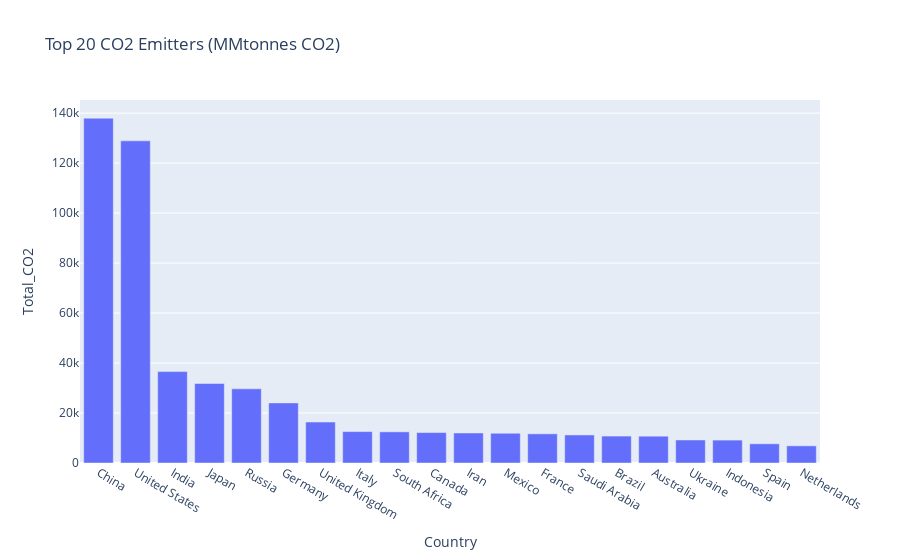
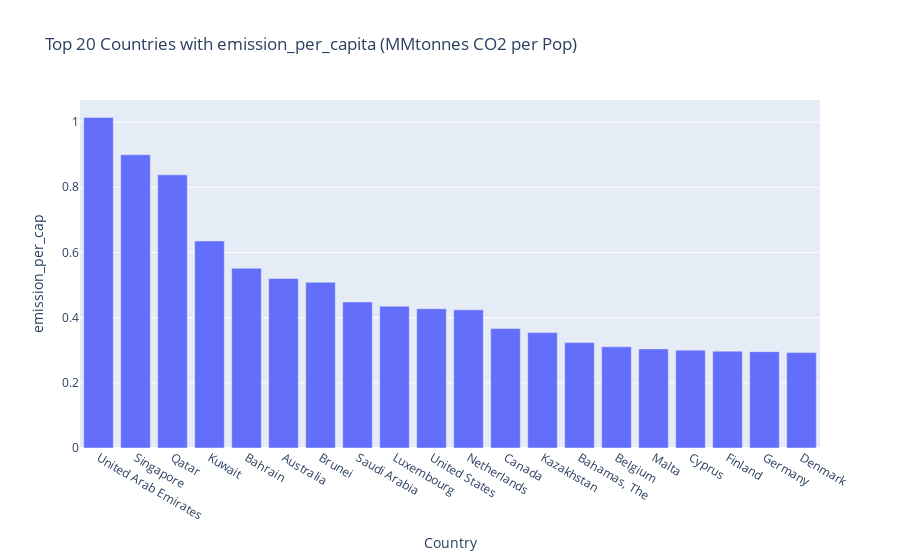

Here is the notebook cell these charts were saved with, in order:
### Markdown cell above
### COMPARING: 
**`Who produced the most CO2 Emissions over this time period?` vs `CO2 Emissions per Capita per Country over this time period`**

### Code cell
# Making temp dataset of all countries and there total CO2 emissions in the time period

# Specifying all countries != world, as well energy_types=all 
cd1 = df[df['Country']!='World'][df['e_type']=='all']

lt = []
for country in cd1['Country'].unique():
    total = cd1[cd1['Country']==country]['CO2_emission'].sum(axis=0)
    lt.extend([[country, total]])
lts = []
for country in cd1['Country'].unique():
    total = cd1[cd1['Country']==country]['emission_per_cap'].sum(axis=0)
    lts.extend([[country, total]])
    
# Temporary dataset of all the Countries and there respective total CO2 Emission over the time period
temp_cd = pd.DataFrame(lt, columns=['Country', 'Total_CO2']).sort_values(by='Total_CO2',ascending=False)
# Temporary dataset of all the Countries and there respective total emission_per_capita over the time period
temp_cd2 = pd.DataFrame(lts, columns=['Country', 'emission_per_cap']).sort_values(by='emission_per_cap',ascending=False)

# Plotting the top 20 Emiters
fig = px.bar(temp_cd.head(20), x='Country', y='Total_CO2', title='Top 20 CO2 Emitters (MMtonnes CO2)')
# Plotting the top 20 emission_per_capita
fig2 = px.bar(temp_cd2.head(20), x='Country', y='emission_per_cap', title='Top 20 Countries with emission_per_capita (MMtonnes CO2 per Pop)')
fig.show(), fig2.show()

### Figure 1 — Plotly figure (JSON) as saved in the notebook; plotly's stock layout.template omitted (floating-point values rounded to 4 significant figures)
{"data": [{"alignmentgroup": "True", "hovertemplate": "Country=%{x}<br>Total_CO2=%{y}<extra></extra>", "legendgroup": "", "marker": {"color": "#636efa", "pattern": {"shape": ""}}, "name": "", "offsetgroup": "", "orientation": "v", "showlegend": false, "textposition": "auto", "type": "bar", "x": ["China", "United States", "India", "Japan", "Russia", "Germany", "United Kingdom", "Italy", "South Africa", "Canada", "Iran", "Mexico", "France", "Saudi Arabia", "Brazil", "Australia", "Ukraine", "Indonesia", "Spain", "Netherlands"], "xaxis": "x", "y": [138000.0, 128900.0, 36570.0, 31800.0, 29680.0, 24050.0, 16380.0, 12570.0, 12460.0, 12170.0, 12010.0, 11900.0, 11670.0, 11220.0, 10780.0, 10730.0, 9212.0, 9165.0, 7687.0, 6870.0], "yaxis": "y"}], "layout": {"barmode": "relative", "legend": {"tracegroupgap": 0}, "title": {"text": "Top 20 CO2 Emitters (MMtonnes CO2)"}, "xaxis": {"anchor": "y", "domain": [0, 1], "title": {"text": "Country"}}, "yaxis": {"anchor": "x", "domain": [0, 1], "title": {"text": "Total_CO2"}}}}

### Figure 2 — Plotly figure (JSON) as saved in the notebook; plotly's stock layout.template omitted (floating-point values rounded to 4 significant figures)
{"data": [{"alignmentgroup": "True", "hovertemplate": "Country=%{x}<br>emission_per_cap=%{y}<extra></extra>", "legendgroup": "", "marker": {"color": "#636efa", "pattern": {"shape": ""}}, "name": "", "offsetgroup": "", "orientation": "v", "showlegend": false, "textposition": "auto", "type": "bar", "x": ["United Arab Emirates", "Singapore", "Qatar", "Kuwait", "Bahrain", "Australia", "Brunei", "Saudi Arabia", "Luxembourg", "United States", "Netherlands", "Canada", "Kazakhstan", "Bahamas, The", "Belgium", "Malta", "Cyprus", "Finland", "Germany", "Denmark"], "xaxis": "x", "y": [1.014, 0.8997, 0.8381, 0.6353, 0.5516, 0.52, 0.5083, 0.4482, 0.4348, 0.4274, 0.4239, 0.3667, 0.3542, 0.3235, 0.3104, 0.3041, 0.3001, 0.2972, 0.2957, 0.2927], "yaxis": "y"}], "layout": {"barmode": "relative", "legend": {"tracegroupgap": 0}, "title": {"text": "Top 20 Countries with emission_per_capita (MMtonnes CO2 per Pop)"}, "xaxis": {"anchor": "y", "domain": [0, 1], "title": {"text": "Country"}}, "yaxis": {"anchor": "x", "domain": [0, 1], "title": {"text": "emission_per_cap"}}}}
